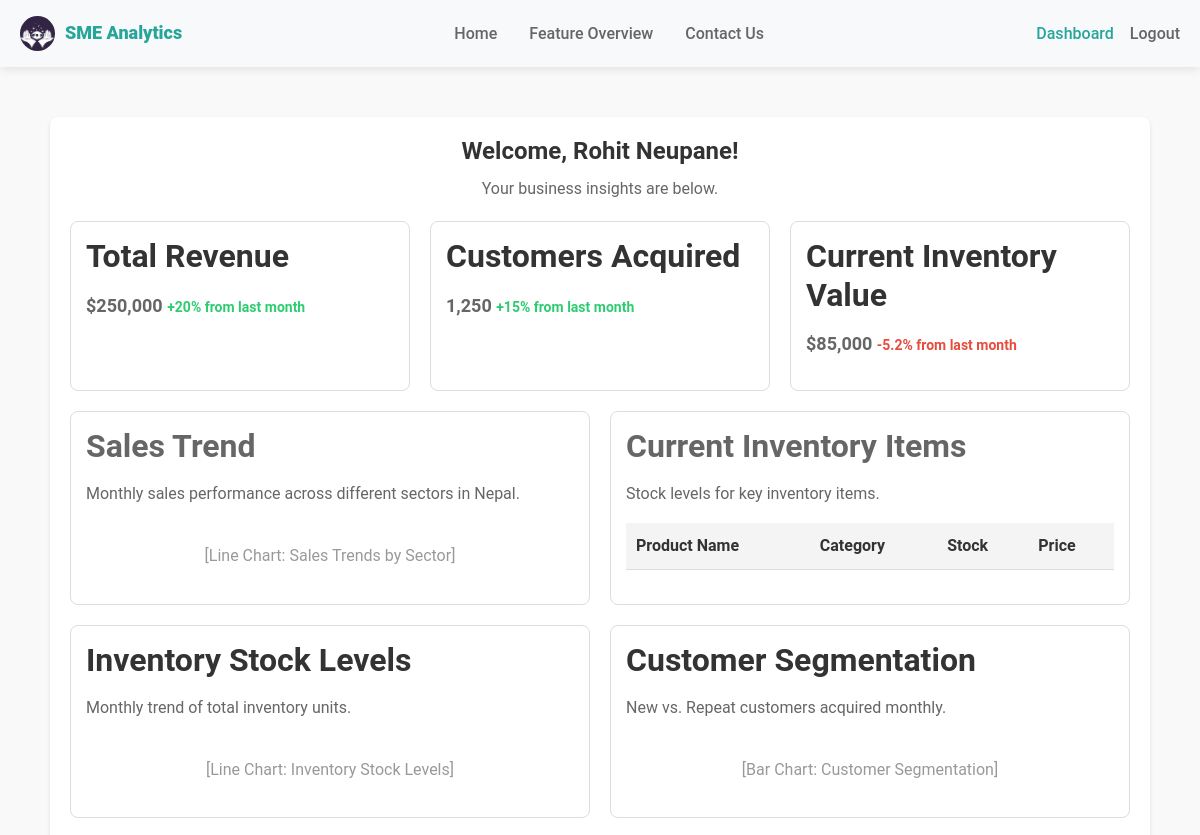
/dashboard (signed in, upper part), run on an earlier commit of the app's database.
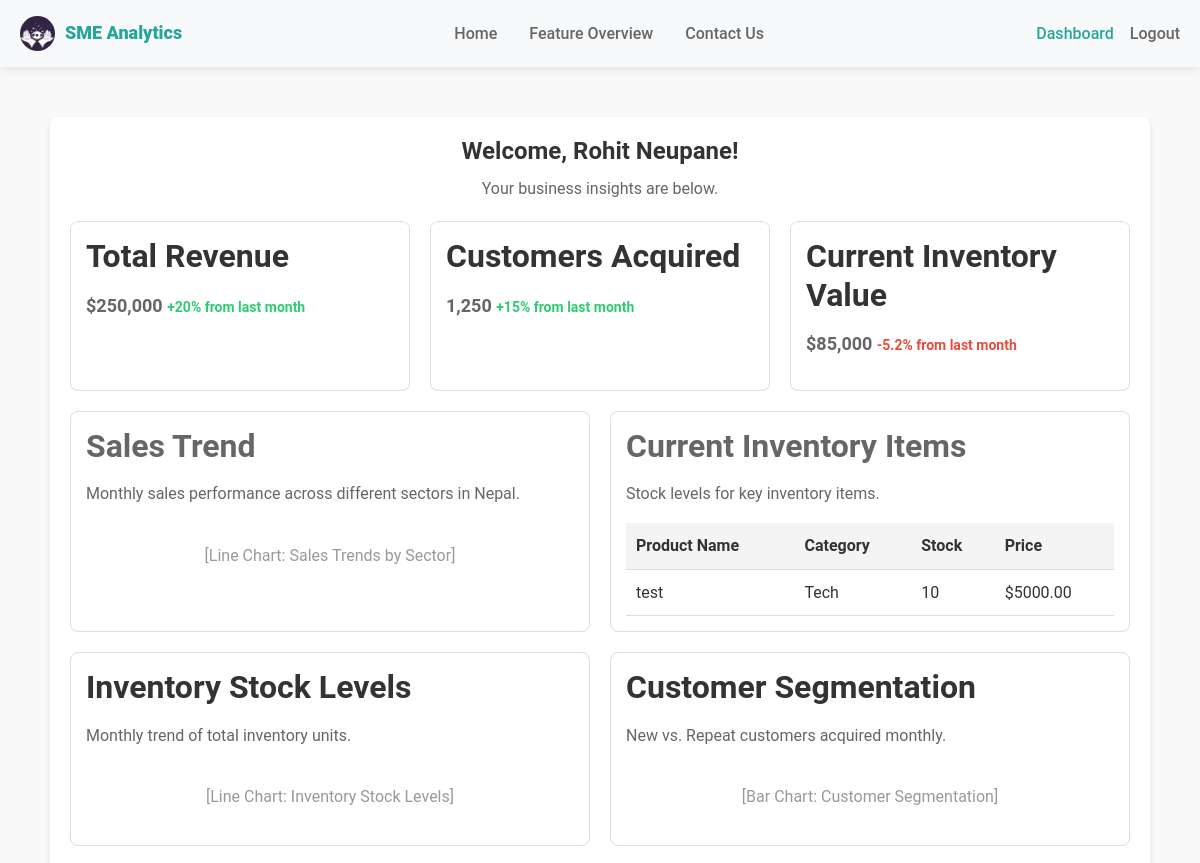
And on a later commit of the database.
### tables this page shows
CREATE TABLE users (
            id TEXT PRIMARY KEY,
            name TEXT NOT NULL,
            email TEXT UNIQUE NOT NULL,
            password TEXT NOT NULL,
            business_name TEXT NOT NULL,
            industry TEXT NOT NULL,
            location TEXT NOT NULL
        );

CREATE TABLE "inventory" (
	"id"	TEXT,
	"user_id"	TEXT NOT NULL,
	"sku"	TEXT NOT NULL,
	"name"	TEXT NOT NULL,
	"category"	TEXT NOT NULL,
	"stock"	INTEGER NOT NULL,
	"price"	REAL NOT NULL,
	"status"	TEXT NOT NULL,
	PRIMARY KEY("id"),
	FOREIGN KEY("user_id") REFERENCES "users"("id")
);

### app.py (the view)
@app.route('/dashboard')
def dashboard():
    if 'user_id' not in session:
        flash('Please log in to access the dashboard.', 'error')
        print("No user_id in session, redirecting to login")
        return redirect(url_for('login'))
    conn = sqlite3.connect('database.db')
    c = conn.cursor()
    try:
        c.execute('SELECT id, name, email, business_name, industry, location FROM users WHERE id = ?', (session['user_id'],))
        user = c.fetchone()
        if not user:
            flash('User not found.', 'error')
            return redirect(url_for('login'))
        c.execute('SELECT id, name, category, stock, price FROM inventory WHERE user_id = ?', (session['user_id'],))
        inventory_items = []
        for row in c.fetchall():
            inventory_items.append({
                'id': row[0],
                'name': row[1],
                'category': row[2],
                'stock': row[3],
                'price': row[4]
            })
    except sqlite3.Error as e:
        flash(f'Database error: {str(e)}', 'error')
        return redirect(url_for('login'))
    finally:
        conn.close()
    return render_template('dashboard.html', user=user, inventory_items=inventory_items)

### templates/dashboard.html (shortened to what this page needs)
<!DOCTYPE html>
<html lang="en">
<head>
    <link rel="stylesheet" href="styles.css">
</head>
<body>
       <header class="header">
    <nav class="navbar">
        <div class="nav-container">
            <a href="{{ url_for('index') }}" class="logo">
                <img src="{{ url_for('static', filename='images/logo.png') }}" alt="SME Analytics Logo" class="img-logo">
                <span class="nav-link-logo active">SME Analytics</span>
            </a>
            <ul class="nav-links">
                <li><a href="{{ url_for('index') }}" class="nav-link ">Home</a></li>
                <li><a href="{{ url_for('features_overview') }}" class="nav-link">Feature Overview</a></li>
                <li><a href="{{ url_for('contact_us') }}" class="nav-link">Contact Us</a></li>
            </ul>
            <div class="nav-buttons">
                {% if session.get('user_id') %}
                <a href="{{ url_for('dashboard') }}" class="nav-link active">Dashboard</a>
                <a href="{{ url_for('logout') }}" class="nav-link">Logout</a>
            {% else %}
                <a href="{{ url_for('login') }}" class="btn btn-secondary">Log In</a>
                <a href="{{ url_for('signup') }}" class="btn btn-secondary">Sign Up</a>
            {% endif %}
            </div>
        </div>
    </nav>
</header>
    <section class="dashboard-section">
        <div class="container-dash">
            <div class="dashboard-container">
                <h1 class="dashboard-title">Welcome, {{ user[1] }}!</h1>
                <p class="dashboard-subtitle">Your business insights are below.</p>
                <div class="metrics-grid">
                    <div class="metrics-card">
                        <h3>Total Revenue</h3>
                        <p class="metric-value">$250,000 <span class="metric-change green">+20% from last month</span></p>
                    </div>
                    <div class="metrics-card">
                        <h3>Customers Acquired</h3>
                        <p class="metric-value">1,250 <span class="metric-change green">+15% from last month</span></p>
                    </div>
                    <div class="metrics-card">
                        <h3>Current Inventory Value</h3>
                        <p class="metric-value">$85,000 <span class="metric-change red">-5.2% from last month</span></p>
                    </div>
                </div>
                <div class="charts-grid">
                    <div class="chart-card">
                        <a href="{{ url_for('sales') }}" class="nav-link"> <h3>Sales Trend</h3></a>
                        <p>Monthly sales performance across different sectors in Nepal.</p>
                        <div class="chart-placeholder">[Line Chart: Sales Trends by Sector]</div>
                    </div>
                    <div class="chart-card">
                       <a href="{{ url_for('inventory') }}" class="nav-link"> <h3>Current Inventory Items</h3></a>
                        <p>Stock levels for key inventory items.</p>
                    <table>
                        <tr>
                            <th>Product Name</th>
                            <th>Category</th>
                            <th>Stock</th>
                            <th>Price</th>
                        </tr>
                         {% for item in inventory_items %}
                        <tr>
                            <td>{{ item.name }}</td>
                            <td>{{ item.category }}</td>
                            <td>{{ item.stock }}</td>
                            <td>${{ "%.2f" | format(item.price) }}</td>
                        </tr>
                        {% endfor %}
                </table>
                    </div>
                    <div class="chart-card">
                        <h3>Inventory Stock Levels</h3>
                        <p>Monthly trend of total inventory units.</p>
                        <div class="chart-placeholder">[Line Chart: Inventory Stock Levels]</div>
                    </div>
                    <div class="chart-card">
                        <h3>Customer Segmentation</h3>
                        <p>New vs. Repeat customers acquired monthly.</p>
                        <div class="chart-placeholder">[Bar Chart: Customer Segmentation]</div>
                    </div>
                </div>
            </div>
        </div>
    </section>
    <link rel="stylesheet" href="{{ url_for('static', filename='css/styles.css') }}">
</body>
</html>

### static/css/styles.css (style rules this page uses)
* { margin: 0; padding: 0; box-sizing: border-box; }
body { font-family: 'Roboto', sans-serif; line-height: 1.6; color: #333; background-color: #fff; }
h1, h2, h3, h4, h5, h6 { font-weight: 700; line-height: 1.2; margin-bottom: 1rem; }
h1 { font-size: 3rem; }
h3 { font-size: 2rem; }
p { margin-bottom: 1rem; color: #666; }
.img-logo { width: 35px; height: 35px; border-radius: 50%; }
.header { background-color: #f8f9fa; box-shadow: 0 2px 10px rgba(0, 0, 0, 0.1); position: sticky; top: 0; z-index: 1000; }
.navbar { padding: 1rem 0; }
.nav-container { max-width: 1200px; margin: 0 auto; padding: 0 20px; display: flex; justify-content: space-between; align-items: center; }
.logo { display: flex; align-items: center; gap: 10px; text-decoration: none; }
.nav-links { display: flex; list-style: none; gap: 2rem; }
.nav-link { text-decoration: none; color: #666; font-weight: 500; transition: color 0.3s ease; }
.nav-link-logo { text-decoration: none; color: #666; font-weight: 800; transition: color 0.3s ease; font-size: large; }
.nav-link:hover, .nav-link.active { color: #26A69A; }
.nav-link-logo:hover, .nav-link-logo.active { color: #26A69A; }
.nav-buttons { display: flex; gap: 1rem; }
html { scroll-behavior: smooth; }
.dashboard-section { padding: 1rem 2rem; background-color: #fff; font-family: 'Roboto', sans-serif; min-height: 100vh; display: flex; justify-content: center; align-items: center; }
.dashboard-container { background-color: #fff; padding: 2rem; border-radius: 10px; box-shadow: 0 4px 6px rgba(0, 0, 0, 0.1); width: 100%; max-width: 1200px; }
.dashboard-title { font-size: 2rem; font-weight: 700; color: #333; margin-bottom: 0.5rem; text-align: center; }
.dashboard-subtitle { font-size: 1rem; color: #666; margin-bottom: 2rem; text-align: center; }
.dashboard-section { padding: 50px; background: #f9f9f9; }
.container-dash { max-width: 2200px; margin: auto; position: relative; }
.dashboard-container { padding: 10px; background: white; border-radius: 8px; box-shadow: 0 2px 4px rgba(0,0,0,0.1); }
.dashboard-title { font-size: 24px; margin-bottom: 10px; }
.dashboard-subtitle { color: #666; margin-bottom: 20px; }
.analytics-grid, .metrics-grid, .charts-grid { display: grid; gap: 20px; }
.metrics-grid { grid-template-columns: repeat(3, 1fr); margin: 20px 0; }
.charts-grid { grid-template-columns: repeat(2, 1fr); }
.analytics-card, .metrics-card, .chart-card { padding: 15px; border: 1px solid #ddd; border-radius: 8px; }
.metric-value { font-size: 18px; font-weight: bold; }
.metric-change { font-size: 14px; }
.metric-change.green { color: #2ecc71; }
.metric-change.red { color: #e74c3c; }
table { width: 100%; border-collapse: collapse; }
th, td { padding: 10px; text-align: left; border-bottom: 1px solid #ddd; }
th { background: #f4f4f4; }
.chart-placeholder { text-align: center; color: #999; padding: 20px; }
.container-dash { max-width: 2000px; margin: auto; position: relative; }
.dashboard-container { padding: 20px; background: white; border-radius: 8px; box-shadow: 0 2px 4px rgba(0,0,0,0.1); }

What changed in the data, as far as the page shows it:
added inventory: name "test", category "Tech", stock "10", price "5000.00"
